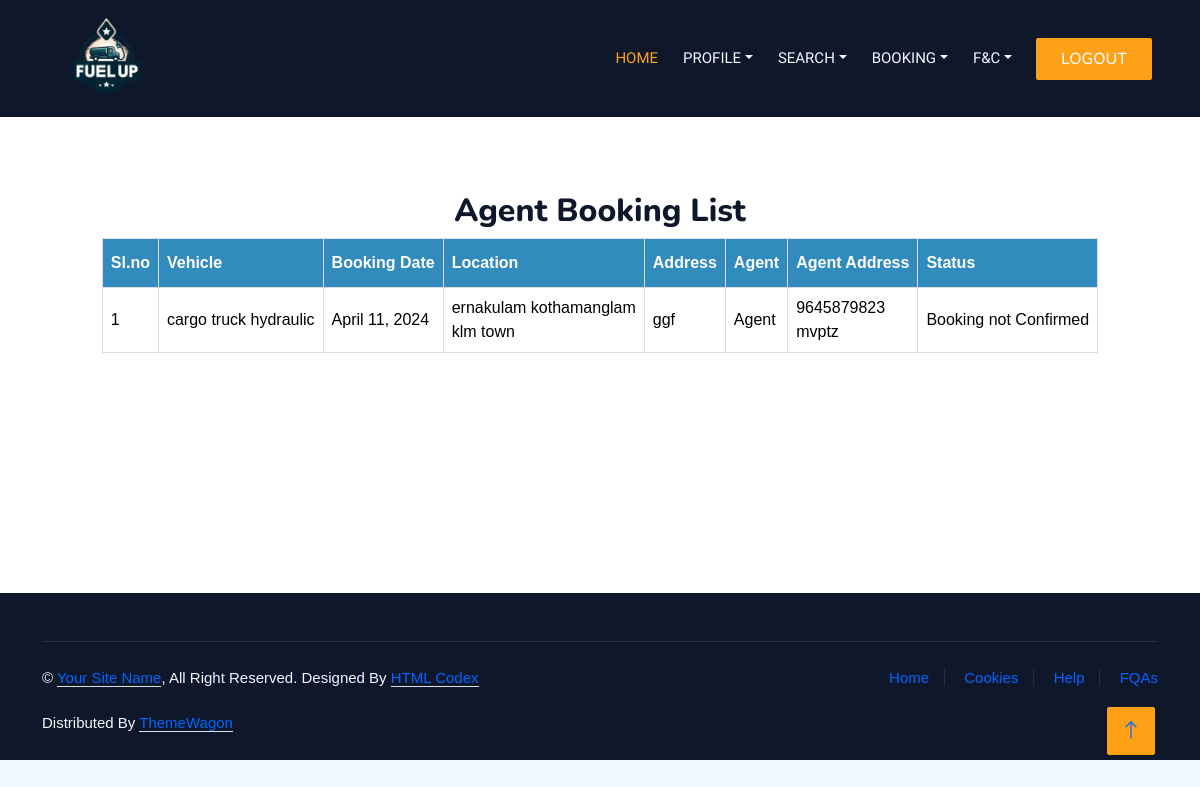
Page /User/MyAgentbooking/ (signed in) on the committed database.
### User/models.py (models this page shows)
class tbl_agentbooking(models.Model):
    location=models.ForeignKey(tbl_location,on_delete=models.CASCADE)
    abooking_address=models.CharField(max_length=100)
    user=models.ForeignKey(tbl_user,on_delete=models.CASCADE)
    vdetails=models.ForeignKey(tbl_vehicledetails,on_delete=models.CASCADE)
    abooking_date=models.DateField(auto_now_add=True)
    abooking_status=models.CharField(default=0,max_length=5)

### TowingAgent/models.py (models this page shows)
class tbl_vehicledetails(models.Model):
    vehicle_details=models.CharField(max_length=100)
    vehicle_image=models.FileField(upload_to='vehicle/')
    agent=models.ForeignKey(tbl_towingagent,on_delete=models.CASCADE)
    vtype=models.ForeignKey(tbl_towingvehicletype,on_delete=models.CASCADE)

### Admin/models.py (models this page shows)
class tbl_towingvehicletype(models.Model):
    vehicle_type=models.CharField(max_length=20)

class tbl_location(models.Model):
    location_name=models.CharField(max_length=20)
    place=models.ForeignKey(tbl_place,on_delete=models.CASCADE)

class tbl_place(models.Model):
    place_name=models.CharField(max_length=20)
    district=models.ForeignKey(tbl_district,on_delete=models.CASCADE)

class tbl_district(models.Model):
    district_name=models.CharField(max_length=20)

### Guest/models.py (models this page shows)
class tbl_towingagent(models.Model):
    agent_name=models.CharField(max_length=20)
    agent_email=models.CharField(max_length=30)
    agent_contact=models.CharField(max_length=15)
    agent_address=models.CharField(max_length=50)
    agent_password=models.CharField(max_length=20)
    agent_photo=models.FileField(upload_to='AgentDoc/')
    agent_proof=models.FileField(upload_to='AgentDoc/')
    place=models.ForeignKey(tbl_place,on_delete=models.CASCADE)
    agent_vstatus=models.CharField(max_length=5,default=0)

### User/views.py (the view)
# urls.py: path('MyAgentbooking/',views.MyAgentbooking,name="MyAgentbooking"),
def MyAgentbooking(request):
    user=tbl_user.objects.get(id=request.session["userid"])
    bookings=tbl_agentbooking.objects.filter(user=user)
    return render(request,"User/ViewMyAgentBooking.html",{"agentbookings":bookings})

### User/Templates/User/ViewMyAgentBooking.html (shortened to what this page needs)
{% extends 'User/header.html' %}
{% load static %}
{% block content %}
<br><br><br><br><br><br><br><br>
<!DOCTYPE html>
<html>
<head>
</head>
<body>
    <div id="tab">
<h2 align="center">Agent Booking List</h2>
<table border="1" align="center">
    <thead>
        <tr>
            <th>Sl.no</th>
            <th>Vehicle</th>
            <th>Booking Date</th>
            <th>Location</th>
            <th>Address</th>
            <th>Agent</th>
            <th>Agent Address</th>
            <th>Status</th>
        </tr>
    </thead>
    <tbody>
        {% for booking in agentbookings %}
        <tr>
            <td>{{forloop.counter}}</td>
           <td>{{booking.vdetails.vtype.vehicle_type}}</td>
            <td>{{ booking.abooking_date }}</td>
            <td>{{booking.location.place.district.district_name}}&nbsp;{{booking.location.place.place_name }}
                <br>{{booking.location.location_name}} </td>
            <td>{{ booking.abooking_address }}</td>
            <td>{{ booking.vdetails.agent.agent_name }}</td>
            <td>{{ booking.vdetails.agent.agent_contact }}<br>
                {{ booking.vdetails.agent.agent_address }}</td>
            <td>{% if booking.abooking_status == '0'  %}
                Booking not Confirmed
                {% elif booking.abooking_status == '1' %}
                Accepted
                {% else %}
                Rejected Booking
                {% endif %}</td>
        </tr>
        {% endfor %}
    </tbody>
</table>
</body>
</html>
<br><br><br><br><br><br><br><br>
{% endblock content %}

### Guest/static/login/css/style.css (style rules this page uses)
:root { --primary: #FEA116; --light: #F1F8FF; --dark: #0F172B; }

### Guest/static/form.css (style rules this page uses)
#tab { font-family: "Trebuchet MS", Arial, Helvetica, sans-serif; border-collapse: collapse; width: 100%; }
#tab td, #tab th { border: 1px solid #ddd; padding: 8px; color: #000; }
#tab th { padding-top: 12px; padding-bottom: 12px; text-align: left; background-color: #318CBD; color: white; }

### rows in the picture
tbl_agentbooking: vdetails.vtype.vehicle_type "cargo truck hydraulic", abooking_date "April 11, 2024", location.place.district.district_name "ernakulam", location.place.place_name "kothamanglam", location.location_name "klm town", abooking_address "ggf", vdetails.agent.agent_name "Agent", vdetails.agent.agent_contact "9645879823", vdetails.agent.agent_address "mvptz", abooking_status "Booking not Confirmed"
